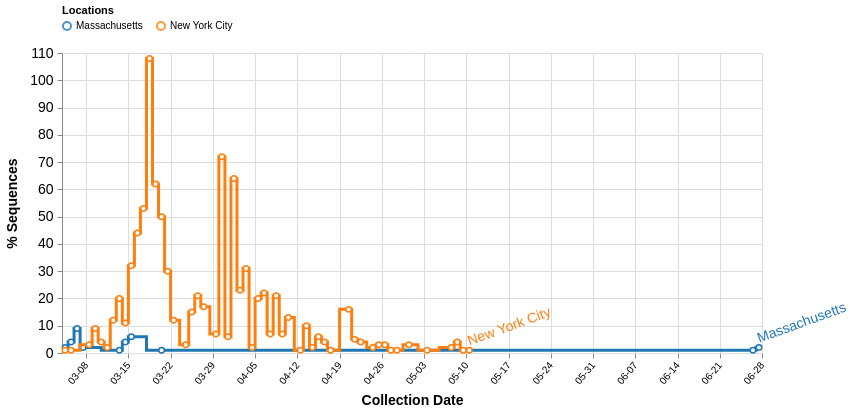

Vega-Lite specification for this chart:
### Vega specification from a JSON file in a GitHub repository (floating-point values rounded to 4 significant figures; data arrays with more than 128 entries replaced by an {"elided": "..."} marker saying what was removed)
{"$schema": "https://vega.github.io/schema/vega/v5.json", "description": "A basic line chart example.", "width": 700, "height": 300, "padding": 5, "signals": [{"name": "interpolate", "value": "step"}, {"name": "hoverLocation", "value": null, "on": [{"events": {"merge": [{"markname": "locationlines", "type": "mouseover", "consume": true}, {"markname": "locationdots", "type": "mouseover", "consume": true}, {"markname": "locationlabel", "type": "mouseover", "consume": true}]}, "update": "{location: datum.location}", "force": true}, {"events": {"merge": [{"markname": "locationlines", "type": "mouseout", "consume": true}, {"markname": "locationdots", "type": "mouseout", "consume": true}, {"markname": "locationlabel", "type": "mouseout", "consume": true}]}, "update": "null", "force": true}]}, {"name": "dateRangeStart", "value": 1575158400000, "comment": "Along with dateRangeEnd, these are hard limits on the dates shown. May need to update when we hit 2021. Dates are in milliseconds, unix epoch"}, {"name": "dateRangeEnd", "value": 1609372800000}, {"name": "dateBin", "value": 86400000, "comment": "Binning of observations by date, where date is in milliseconds. Default is 1 day (1000 * 60 * 60 * 24 = 86400000). This should never be less than a day. This is passed to the bin transform of cases_by_date_and_group. (1 week = 604800000)"}, {"name": "cumulativeWindow", "value": [0, 0]}, {"name": "yField", "value": "cases_sum_agg"}, {"name": "yLabel", "value": "% Sequences"}, {"name": "clear", "value": true, "comment": "If clicking on anything but a grouped bar, then clear the selection (by clearing the 'selection' data object)", "on": [{"events": "mouseup[!event.item]", "update": "true", "force": true}]}, {"name": "shift", "value": false, "comment": "Track whether or not the shift key is pressed. Used to select multiple groups by holding down shift before clicking", "on": [{"events": {"merge": [{"markname": "locationlines", "type": "click"}, {"markname": "locationdots", "type": "click"}, {"markname": "locationlabel", "type": "click"}]}, "update": "event.shiftKey", "force": true}, {"events": "@legendLabel:click, @legendSymbol:click", "update": "{location: datum.value}", "force": true}]}, {"name": "clicked", "value": null, "comment": "Track clicks on the group bars, for selection purposes", "on": [{"events": {"merge": [{"markname": "locationlines", "type": "click"}, {"markname": "locationdots", "type": "click"}, {"markname": "locationlabel", "type": "click"}]}, "update": "{location: datum.location}", "force": true}, {"events": "@legendLabel:click, @legendSymbol:click", "update": "{location: datum.value}", "force": true}]}], "data": [{"name": "selectedGroups", "values": [{"group": "B.1"}, {"group": "B.1.3"}]}, {"name": "location_data", "format": {"parse": {"location": "string", "cases_sum": "number", "location_counts": "number", "date": "date:'%Q'"}}, "values": {"elided": "195 records"}, "transform": [{"comment": "Bin observations by date. The width of each bin is determined by the signal dateBin. Since the most detail in the date from GISAID is by day, the bin shouldn't ever be smaller than a day.", "type": "bin", "field": "date", "extent": [{"signal": "dateRangeStart"}, {"signal": "dateRangeEnd"}], "step": {"signal": "dateBin"}, "as": ["day_start", "day_end"]}, {"type": "joinaggregate", "groupby": ["location", "day_start"], "fields": ["cases_sum"], "ops": ["sum"], "as": ["all_cases_sum"]}, {"type": "filter", "expr": "indata('selectedGroups', 'group', datum.group)"}, {"type": "aggregate", "groupby": ["location", "day_start"], "fields": ["cases_sum", "color", "all_cases_sum"], "ops": ["sum", "max", "max"], "as": ["cases_sum", "color", "all_cases_sum"]}, {"type": "window", "sort": {"field": "day_start"}, "groupby": ["location"], "ops": ["sum", "sum"], "fields": ["cases_sum", "all_cases_sum"], "as": ["cases_sum_agg", "all_cases_sum_agg"], "frame": {"signal": "cumulativeWindow"}}, {"type": "collect", "sort": {"field": ["location", "day_start"], "order": ["ascending", "ascending"]}}, {"type": "formula", "expr": "datum.cases_sum_agg / datum.all_cases_sum_agg", "as": "cases_norm"}, {"comment": "Recalculate the day_end from the day_start and dateBin, since the imputation can't work on more than one field at once.", "type": "formula", "expr": "datum.day_start + dateBin", "as": "day_end"}, {"type": "formula", "expr": "datum.day_start + (dateBin / 2)", "as": "day_middle"}]}, {"name": "selected", "comment": "A list of groups that are selected", "on": [{"trigger": "clear", "remove": true}, {"trigger": "!shift", "remove": true}, {"trigger": "!shift && clicked", "insert": "clicked"}, {"trigger": "shift && clicked", "toggle": "clicked"}]}], "scales": [{"name": "xscale", "type": "time", "range": "width", "domain": {"fields": [{"data": "location_data", "field": "day_start"}, {"data": "location_data", "field": "day_end"}]}}, {"name": "yscale", "type": "linear", "range": "height", "nice": true, "zero": true, "domain": {"data": "location_data", "field": {"signal": "yField"}}}, {"name": "color", "type": "ordinal", "range": {"scheme": "category10"}, "domain": {"data": "location_data", "field": "location"}}], "axes": [{"orient": "bottom", "scale": "xscale", "format": "%m-%d", "zindex": 0, "grid": true, "gridScale": "yscale", "gridColor": "#DDD", "labelAngle": 310, "labelAlign": "right", "labelBaseline": "middle", "labelPadding": 5, "title": "Collection Date", "titleFontSize": 14, "titlePadding": 8}, {"orient": "left", "scale": "yscale", "grid": true, "gridScale": "xscale", "gridColor": "#DDD", "labelFontSize": 14, "labelPadding": 4, "title": {"signal": "yLabel"}, "titleFontSize": 14, "titlePadding": 10}], "legends": [{"stroke": "color", "title": "Locations", "orient": "top", "direction": "vertical", "columns": 8, "encode": {"symbols": {"name": "legendSymbol", "interactive": true, "update": {"fill": {"value": "transparent"}, "strokeWidth": {"value": 2}, "opacity": [{"test": "!length(data('selected')) || indata('selected', 'location', datum.value)", "value": 0.8}, {"value": 0.15}], "size": {"value": 64}}}, "labels": {"name": "legendLabel", "interactive": true, "update": {"opacity": [{"test": "!length(data('selected')) || indata('selected', 'location', datum.value)", "value": 1}, {"value": 0.25}]}}}}], "marks": [{"name": "layer0", "type": "group", "from": {"facet": {"name": "series", "data": "location_data", "groupby": "location"}}, "data": [{"name": "label", "source": "series", "transform": [{"type": "joinaggregate", "fields": ["day_middle"], "ops": ["max"], "as": ["max_day"]}, {"type": "filter", "expr": "datum.day_middle == datum.max_day"}]}], "marks": [{"name": "locationlines", "type": "line", "from": {"data": "series"}, "encode": {"enter": {"strokeWidth": {"value": 3}, "strokeMiterLimit": {"value": 2}, "strokeCap": {"value": "round"}}, "update": {"interpolate": {"signal": "interpolate"}, "x": {"scale": "xscale", "field": "day_middle"}, "y": {"scale": "yscale", "field": {"signal": "yField"}}, "stroke": [{"test": "(!length(data('selected')) || indata('selected', 'location', datum.location)) && (datum.cases_sum_agg > 0)", "scale": "color", "field": "location"}, {"value": "#CCC"}], "strokeOpacity": [{"test": "hoverLocation && hoverLocation.location == datum.location", "value": 0.6}, {"value": 1.0}], "zindex": [{"test": "hoverLocation && hoverLocation.location == datum.location", "value": 3}, {"value": 1}]}}}, {"name": "locationdots", "type": "symbol", "from": {"data": "series"}, "encode": {"enter": {"size": {"value": 30}, "fill": {"value": "#fff"}, "strokeWidth": {"value": 1.5}, "tooltip": {"signal": "{title: datum.location, 'Sequences': datum[yField], 'Collection date': timeFormat(datum.day_start, '%b %d %Y')}"}}, "update": {"x": {"scale": "xscale", "field": "day_middle"}, "y": {"scale": "yscale", "field": {"signal": "yField"}}, "stroke": [{"test": "(!length(data('selected')) || indata('selected', 'location', datum.location)) && (datum.cases_sum_agg > 0)", "scale": "color", "field": "location"}, {"value": "#CCC"}], "strokeOpacity": [{"test": "hoverLocation && hoverLocation.location == datum.location", "value": 0.6}, {"value": 1.0}], "zindex": [{"test": "hoverLocation && hoverLocation.location == datum.location", "value": 3}, {"value": 1}]}}}, {"name": "locationlabel", "type": "text", "from": {"data": "label"}, "encode": {"enter": {"dy": {"value": -5}, "fontSize": {"value": 14}, "angle": {"value": 340}}, "update": {"x": {"scale": "xscale", "field": "day_middle", "offset": 2}, "y": {"scale": "yscale", "field": {"signal": "yField"}}, "text": {"field": "location"}, "fill": [{"test": "(!length(data('selected')) || indata('selected', 'location', datum.location)) && (datum.cases_sum_agg > 0)", "scale": "color", "field": "location"}, {"value": "#ccc"}], "fillOpacity": [{"test": "hoverLocation && hoverLocation.location == datum.location", "value": 0.6}, {"value": 1}]}}}]}]}
